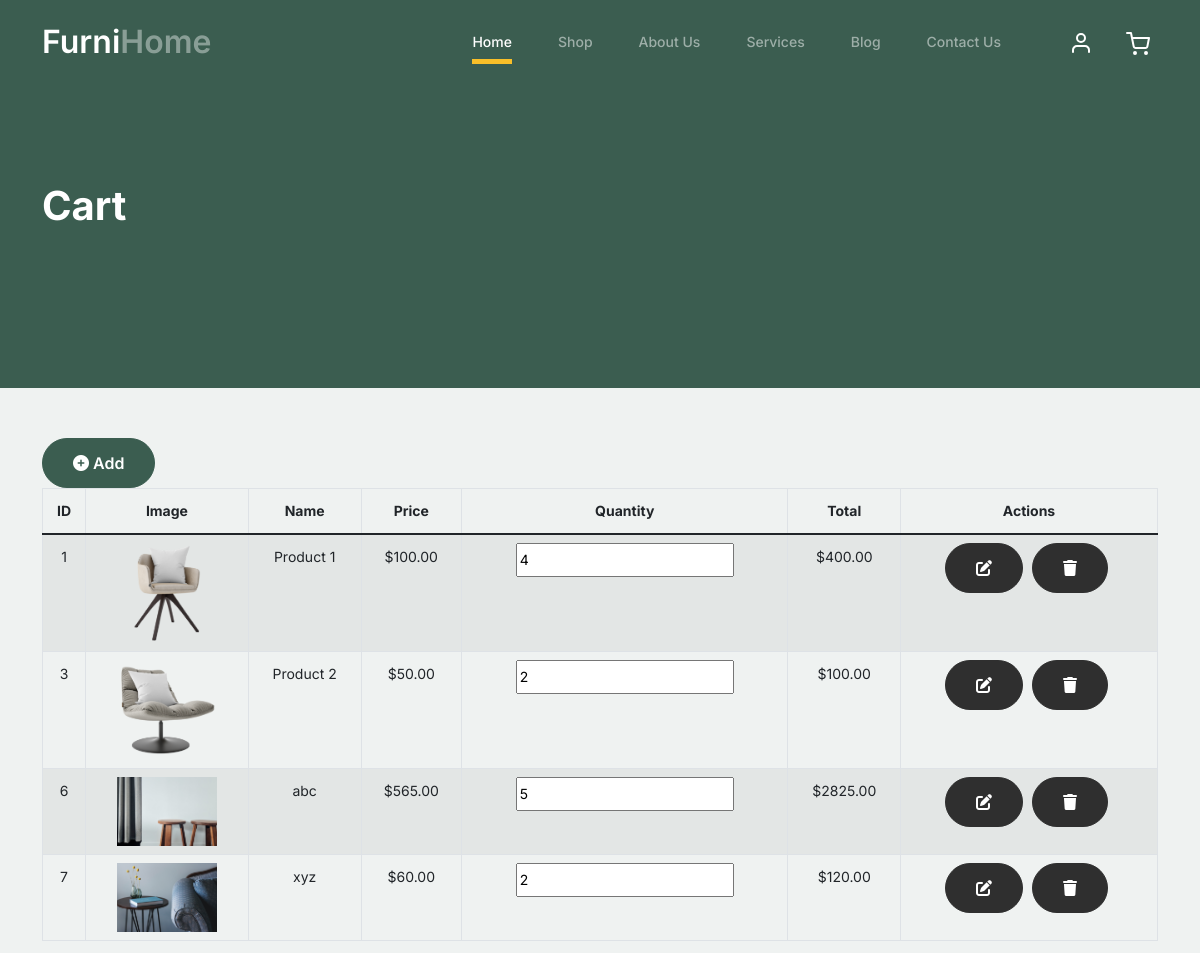
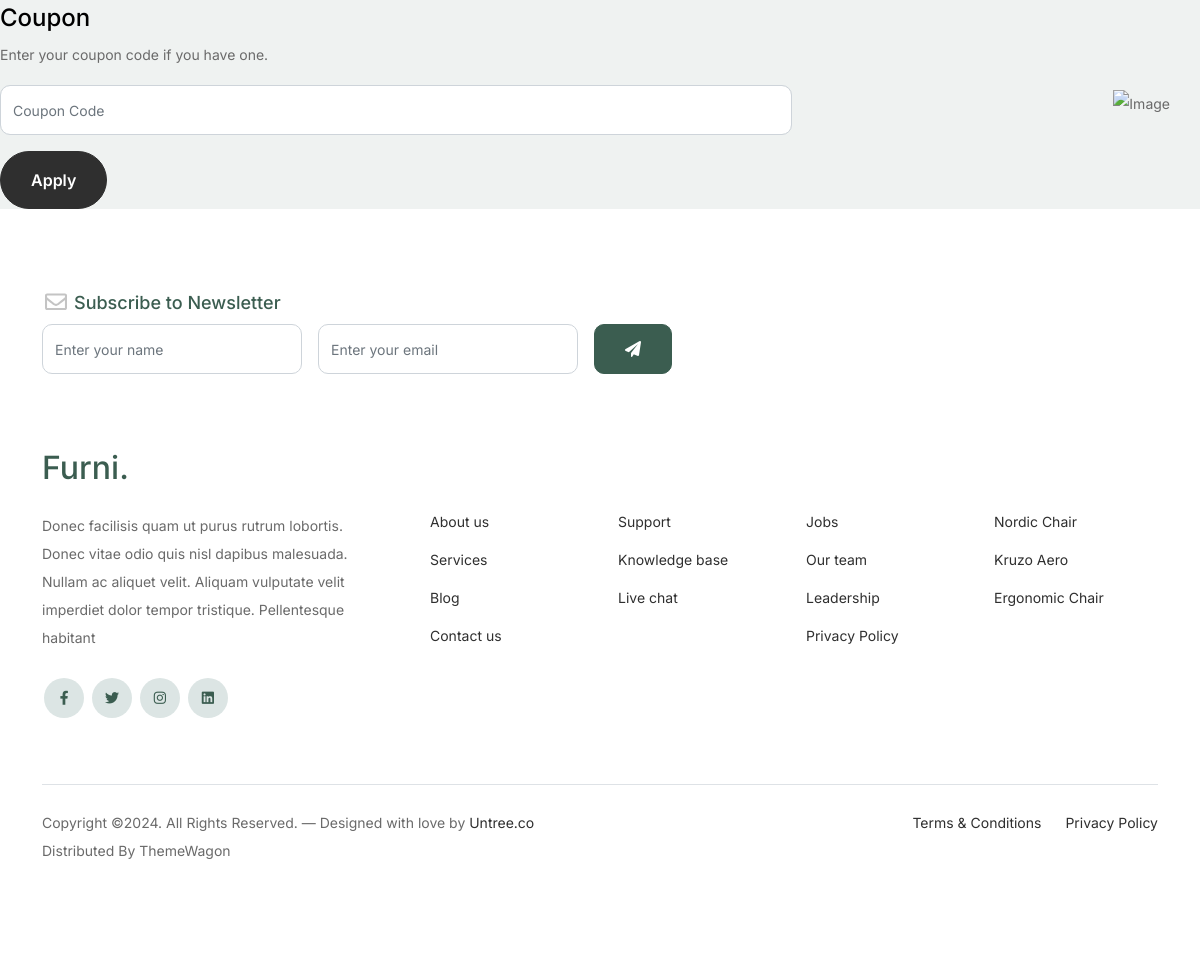
Page /cart/ on the committed database (2 pictures, top to bottom).
### furnitureapp/models.py (models this page shows, shortened)
class Product1(models.Model):
    name = models.CharField(max_length=255)
    price = models.DecimalField(max_digits=10, decimal_places=2)
    image = models.ImageField(upload_to='product1/', null=True, blank=True)
    quantity = models.PositiveIntegerField(default=1)

### furnitureapp/views.py (the view)
# urls.py: path('cart/', views.cart, name='cart'),
def cart(request):
    product1 = Product1.objects.all()
    product_list = []
    for i in product1:
        total = i.price * i.quantity
        product_list.append({
            'id': i.id,
            'name': i.name,
            'price': i.price,
            'quantity': i.quantity,
            'total': total,
            'image_url': i.image.url if i.image else None,
        })
    return render(request, 'cart.html', context={'product1': product_list})

### templates/cart.html (shortened to what this page needs)
{% extends 'Base/base.html' %}
{% block start %}
<div class="hero">
    <div class="container">
        <div class="row justify-content-between">
            <div class="col-lg-5">
                <div class="intro-excerpt">
                    <h1>Cart</h1>
                </div>
            </div>
            <div class="col-lg-7"></div>
        </div>
    </div>
</div>
<div class="container table-container">
    <a href="{% url 'addcart' %}" class="btn btn-primary">
        <i class="fas fa-plus-circle"></i> Add
    </a>
    <form action="" method="post">
        <table class="table table-striped table-bordered">
            <thead class="thead-dark">
                <tr>
                    <th>ID</th>
                    <th>Image</th>
                    <th>Name</th>
                    <th>Price</th>
                    <th>Quantity</th>
                    <th>Total</th>
                    <th>Actions</th>
                </tr>
            </thead>
            <tbody>
                {% for i in product1 %}
                <tr>
                    <td>{{ i.id }}</td>
                    <td>
                        {% if i.image_url %}
                            <img src="{{ i.image_url }}" alt="{{ i.name }}" style="max-width: 100px; height: auto;">
                        {% else %}
                            No image
                        {% endif %}
                    </td>
                    <td>{{ i.name }}</td>
                    <td>${{ i.price }}</td>
                    <td><input type="number" name="quantity_{{ i.id }}" value="{{ i.quantity }}" min="1"></td>
                    <td>${{ i.total }}</td>
                    <td>
                        <div class="btntd">
                        <a href="{% url 'editcart' i.id %}" class="btn btn-warning">
                            <i class="fa fa-edit"></i>
                        </a>
                        <a href="{% url 'deletecart' i.id %}" class="btn btn-danger">
                            <i class="fa fa-trash"></i>
                        </a>
                        </div>
                    </td>
                </tr>
                {% endfor %}
            </tbody>
        </table>
    </form>
</div>
<div class="row">
    <div class="col-md-12">
        <label class="text-black h4" for="coupon">Coupon</label>
        <p>Enter your coupon code if you have one.</p>
    </div>
    <div class="col-md-8 mb-3 mb-md-0">
        <input type="text" class="form-control py-3" id="coupon" placeholder="Coupon Code">
    </div>
    <div class="col-md-8 mb-3 mb-md-0">
        <button class="btn btn-black py-3 mt-3">Apply</button>
    </div>
</div>
{% endblock %}

### static/css/style.css (style rules this page uses)
body { overflow-x: hidden; position: relative; }
body { font-family: "Inter", sans-serif; font-weight: 400; line-height: 28px; color: #6a6a6a; font-size: 14px; background-color: #eff2f1; }
a { text-decoration: none; -webkit-transition: .3s all ease; -o-transition: .3s all ease; transition: .3s all ease; color: #2f2f2f; text-decoration: underline; }
.hero { background: #3b5d50; padding: calc(4rem - 30px) 0 0rem 0; }
@media (min-width: 768px) { .hero { padding: calc(4rem - 30px) 0 4rem 0; } }
@media (min-width: 992px) { .hero { padding: calc(8rem - 30px) 0 8rem 0; } }
.hero .intro-excerpt { position: relative; z-index: 4; }
@media (min-width: 992px) { .hero .intro-excerpt { max-width: 450px; } }
.hero h1 { font-weight: 700; color: #ffffff; margin-bottom: 30px; }
.btn { font-weight: 600; padding: 12px 30px; border-radius: 30px; color: #ffffff; background: #2f2f2f; border-color: #2f2f2f; }
.btn.btn-primary { background: #3b5d50; border-color: #3b5d50; }
.form-control { height: 50px; border-radius: 10px; font-family: "Inter", sans-serif; }
.table-container { margin-top: 50px; }
.table { text-align: center; }
.btn { margin-right: 5px; }

### rows in the picture
Product1: name "Product 1", price "100.00"
Product1: name "Product 2", price "50.00"
Product1: name "abc", price "565.00"
Product1: name "xyz", price "60.00"

### other values in the picture
{{ i.id }} "1" "3" "6" "7"
{{ i.total }} "400.00" "100.00" "2825.00" "120.00"
